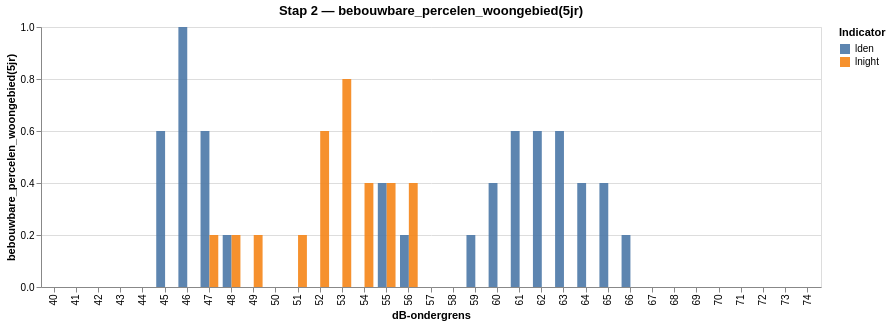

The notebook cell saved with this chart:
### Code cell
from contour.notebook_viz import toon_staaf_per_contour

toon_staaf_per_contour(lden, 'bebouwbare_percelen_woongebied(5jr)', lnight=lnight, titel='Stap 2 — bebouwbare_percelen_woongebied(5jr)')

### Figure 1 — Vega-Lite specification as saved in the notebook (floating-point values rounded to 4 significant figures)
{"config": {"view": {"continuousWidth": 300, "continuousHeight": 300}}, "data": {"name": "data-51a98954f0c2ba265e103a0aff711e07"}, "mark": {"type": "bar", "opacity": 0.9}, "encoding": {"color": {"field": "reeks", "title": "Indicator", "type": "nominal"}, "tooltip": [{"field": "db_ondergrens", "title": "dB", "type": "ordinal"}, {"field": "waarde", "format": ",.4f", "title": "bebouwbare_percelen_woongebied(5jr)", "type": "quantitative"}, {"field": "reeks", "title": "indicator", "type": "nominal"}], "x": {"field": "db_ondergrens", "sort": ["40", "41", "42", "43", "44", "45", "46", "47", "48", "49", "50", "51", "52", "53", "54", "55", "56", "57", "58", "59", "60", "61", "62", "63", "64", "65", "66", "67", "68", "69", "70", "71", "72", "73", "74"], "title": "dB-ondergrens", "type": "ordinal"}, "xOffset": {"field": "reeks", "type": "nominal"}, "y": {"field": "waarde", "scale": {"zero": true}, "title": "bebouwbare_percelen_woongebied(5jr)", "type": "quantitative"}}, "height": 260, "title": "Stap 2 — bebouwbare_percelen_woongebied(5jr)", "width": 780, "$schema": "https://vega.github.io/schema/vega-lite/v6.1.0.json", "datasets": {"data-51a98954f0c2ba265e103a0aff711e07": [{"db_ondergrens": "45", "waarde": 0.6, "reeks": "lden"}, {"db_ondergrens": "46", "waarde": 1.0, "reeks": "lden"}, {"db_ondergrens": "47", "waarde": 0.6, "reeks": "lden"}, {"db_ondergrens": "48", "waarde": 0.2, "reeks": "lden"}, {"db_ondergrens": "49", "waarde": 0.0, "reeks": "lden"}, {"db_ondergrens": "50", "waarde": 0.0, "reeks": "lden"}, {"db_ondergrens": "51", "waarde": 0.0, "reeks": "lden"}, {"db_ondergrens": "52", "waarde": 0.0, "reeks": "lden"}, {"db_ondergrens": "53", "waarde": 0.0, "reeks": "lden"}, {"db_ondergrens": "54", "waarde": 0.0, "reeks": "lden"}, {"db_ondergrens": "55", "waarde": 0.4, "reeks": "lden"}, {"db_ondergrens": "56", "waarde": 0.2, "reeks": "lden"}, {"db_ondergrens": "57", "waarde": 0.0, "reeks": "lden"}, {"db_ondergrens": "58", "waarde": 0.0, "reeks": "lden"}, {"db_ondergrens": "59", "waarde": 0.2, "reeks": "lden"}, {"db_ondergrens": "60", "waarde": 0.4, "reeks": "lden"}, {"db_ondergrens": "61", "waarde": 0.6, "reeks": "lden"}, {"db_ondergrens": "62", "waarde": 0.6, "reeks": "lden"}, {"db_ondergrens": "63", "waarde": 0.6, "reeks": "lden"}, {"db_ondergrens": "64", "waarde": 0.4, "reeks": "lden"}, {"db_ondergrens": "65", "waarde": 0.4, "reeks": "lden"}, {"db_ondergrens": "66", "waarde": 0.2, "reeks": "lden"}, {"db_ondergrens": "67", "waarde": 0.0, "reeks": "lden"}, {"db_ondergrens": "68", "waarde": 0.0, "reeks": "lden"}, {"db_ondergrens": "69", "waarde": 0.0, "reeks": "lden"}, {"db_ondergrens": "70", "waarde": 0.0, "reeks": "lden"}, {"db_ondergrens": "71", "waarde": 0.0, "reeks": "lden"}, {"db_ondergrens": "72", "waarde": 0.0, "reeks": "lden"}, {"db_ondergrens": "73", "waarde": 0.0, "reeks": "lden"}, {"db_ondergrens": "74", "waarde": 0.0, "reeks": "lden"}, {"db_ondergrens": "40", "waarde": 0.0, "reeks": "lnight"}, {"db_ondergrens": "41", "waarde": 0.0, "reeks": "lnight"}, {"db_ondergrens": "42", "waarde": 0.0, "reeks": "lnight"}, {"db_ondergrens": "43", "waarde": 0.0, "reeks": "lnight"}, {"db_ondergrens": "44", "waarde": 0.0, "reeks": "lnight"}, {"db_ondergrens": "45", "waarde": 0.0, "reeks": "lnight"}, {"db_ondergrens": "46", "waarde": 0.0, "reeks": "lnight"}, {"db_ondergrens": "47", "waarde": 0.2, "reeks": "lnight"}, {"db_ondergrens": "48", "waarde": 0.2, "reeks": "lnight"}, {"db_ondergrens": "49", "waarde": 0.2, "reeks": "lnight"}, {"db_ondergrens": "50", "waarde": 0.0, "reeks": "lnight"}, {"db_ondergrens": "51", "waarde": 0.2, "reeks": "lnight"}, {"db_ondergrens": "52", "waarde": 0.6, "reeks": "lnight"}, {"db_ondergrens": "53", "waarde": 0.8, "reeks": "lnight"}, {"db_ondergrens": "54", "waarde": 0.4, "reeks": "lnight"}, {"db_ondergrens": "55", "waarde": 0.4, "reeks": "lnight"}, {"db_ondergrens": "56", "waarde": 0.4, "reeks": "lnight"}, {"db_ondergrens": "57", "waarde": 0.0, "reeks": "lnight"}, {"db_ondergrens": "58", "waarde": 0.0, "reeks": "lnight"}, {"db_ondergrens": "59", "waarde": 0.0, "reeks": "lnight"}, {"db_ondergrens": "60", "waarde": 0.0, "reeks": "lnight"}, {"db_ondergrens": "61", "waarde": 0.0, "reeks": "lnight"}, {"db_ondergrens": "62", "waarde": 0.0, "reeks": "lnight"}, {"db_ondergrens": "63", "waarde": 0.0, "reeks": "lnight"}, {"db_ondergrens": "64", "waarde": 0.0, "reeks": "lnight"}, {"db_ondergrens": "65", "waarde": 0.0, "reeks": "lnight"}, {"db_ondergrens": "66", "waarde": 0.0, "reeks": "lnight"}, {"db_ondergrens": "67", "waarde": 0.0, "reeks": "lnight"}, {"db_ondergrens": "68", "waarde": 0.0, "reeks": "lnight"}, {"db_ondergrens": "69", "waarde": 0.0, "reeks": "lnight"}]}}
